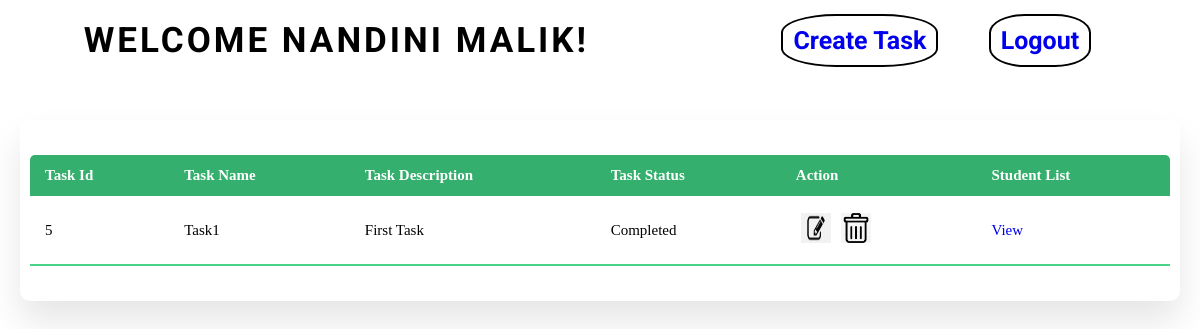
The page /teacher/dashboard/6/ (signed in) on the database as committed earlier.
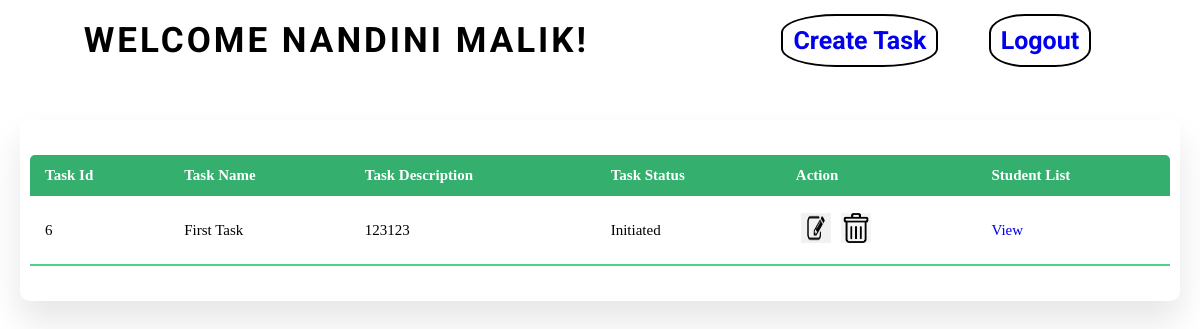
The same page on the database as committed later.
### task/models.py (models this page shows, shortened)
class Task(models.Model):
    task_id=models.AutoField(primary_key=True,auto_created=True)
    task_name=models.CharField(max_length=50)
    task_description=models.TextField()
    task_status=models.CharField(max_length=50,choices=(
        ("Initiate","Initiate"),
        ("Pending","Pending"),
        ("Completed","Completed"),
        ("OnHold","OnHold")
    ))
    creator_id=models.ForeignKey(CustomUser,on_delete=models.CASCADE)

### task/views.py (the view)
# urls.py: path('teacher/dashboard/<int:pk>/',views.teacherDashboard,name="teacher_dashboard"),
@login_required(redirect_field_name='/login/')
def teacherDashboard(request,pk):
    if(request.user.id!=pk or request.user.role!='Teacher'):
        return HttpResponse('Unauthorized', status=401)
    tasks=Task.objects.filter(creator_id=request.user)
    return render(request,'teacherDashboard.html',{"tasks":tasks,"name":request.user.name})

### task/templates/teacherDashboard.html (shortened to what this page needs)
{% load static %}
<!DOCTYPE html>
<html lang="en">
  <head>
    <link rel="stylesheet" href="{% static 'css/teach.css' %}" />
  </head>
  <body>
    <nav>
      <div class="logo">
        <h4>Welcome {{name}}!</h4>
      </div>
      <ul class="nav-links">
        <li>
          <a href="create_task/">Create Task</a>
        </li>
        <li>
          <a href="/logout/">Logout</a>
        </li>
      </ul>
    </nav>
    <section class="main">
      <section class="tasks">
        <section class="task-list">
          <table class="table">
            <thead>
              <tr>
                <th>Task Id</th>
                <th>Task Name</th>
                <th>Task Description</th>
                <th>Task Status</th>
                <th>Action</th>
                <th>Student List</th>
              </tr>
            </thead>
            <tbody>
              {% for task in tasks %}
              <tr>
                <td>{{task.task_id}}</td>
                <td>{{task.task_name}}</td>
                <td>{{task.task_description}}</td>
                <td>{{task.task_status}}</td>
                <td>
                  <div class="images">
                    <a href="update_task/{{task.task_id}}/"
                      ><img src="{% static 'images/upd1.png' %}" alt=""
                    /></a>
                    <a href="delete_task/{{task.task_id}}/"
                      ><img src="{% static 'images/del1.png' %}" alt=""
                    /></a>
                  </div>
                </td>
                <td>
                  <a href="view_task/{{task.task_id}}/">View</a>
                </td>
              </tr>
              {% endfor %}
            </tbody>
          </table>
        </section>
      </section>
    </section>
  </body>
</html>

Rows that differ between the two databases and show on the page:
removed Task: task_id "5", task_name "Task1", task_description "First Task", task_status "Completed"
added Task: task_id "6", task_name "First Task", task_description "123123", task_status "Initiated"
